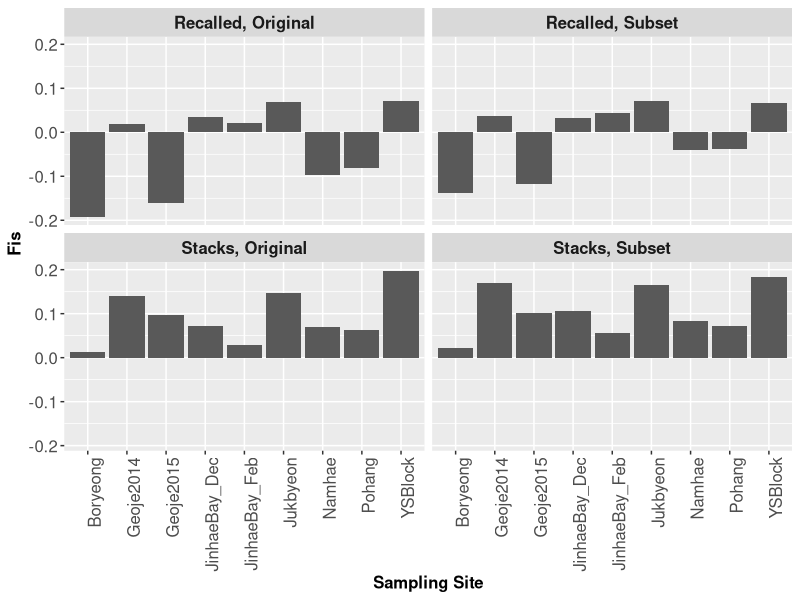

The R script that drew this image:
################ plot per pop Fis for Subset Simulation #############
#
# MF 4/23/2018
#
######################################################################

library(ggplot2)
library(dplyr)
library(reshape2)

# Read in Data ------------------------------------------------------------
setwd("D:/Pacific cod/DataAnalysis/PCod-Compare-repo/stacks_pipeline_analyses/analyses_AK_LowGenotypeRate/batch4/LowStackDepthSim_revised")

OS <- read.delim("Fis_perpop_batch1_Stacks.txt")
OR <- read.delim("Fis_perpop_batch1_MB.txt")
SS <- read.delim("Fis_perpop_batch2_Stacks.txt")
SR <- read.delim("Fis_perpop_batch2_MB.txt")



# Combine data ---------------------------------------------------------------
OS <- mutate(OS, Data = "Stacks, Original")
OR <- mutate(OR, Data = "Recalled, Original")
SS <- mutate(SS, Data = "Stacks, Subset")
SR <- mutate(SR, Data = "Recalled, Subset")
all_df <- rbind(OS, OR, SS, SR)
View(all_df)



# Plot --------------------------------------------------------------------
ggplot(all_df, aes(x=Population, y=Fis)) +
  geom_col() +
  xlab("Sampling Site") +
  facet_wrap(~Data) +
  theme(axis.title = element_text(size=12, face = "bold"), axis.text.y = element_text(size=12), 
        axis.text.x = element_text(size = 12, angle=90, hjust = 1),
        strip.text= element_text(size = 12, face = "bold"))
  

